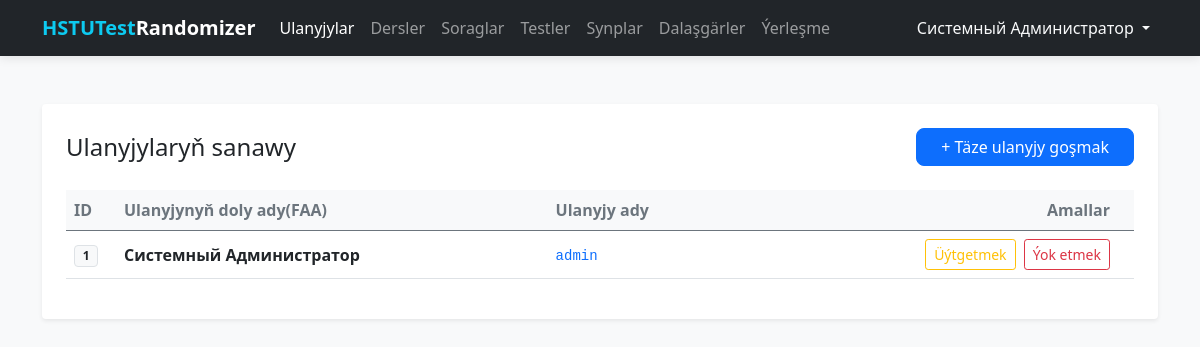
Before: /users/ (signed in) with the older database file.
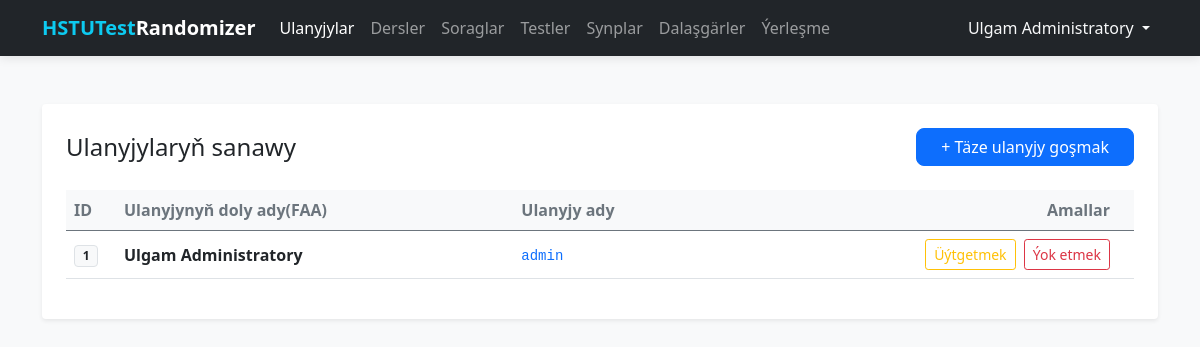
After: the same page with the newer database file.
### tables this page shows
CREATE TABLE users (
    id INTEGER PRIMARY KEY AUTOINCREMENT,
    full_name TEXT NOT NULL,
    username TEXT UNIQUE NOT NULL,
    password TEXT NOT NULL
);

### routes/users.py (the view)
@users_bp.route('/')
@login_required
def index():
    db = get_db_connection()
    users = db.execute('SELECT id, full_name, username FROM users').fetchall()
    db.close()
    return render_template('users/list.html', users=users)

### database.py (called while the page is built)
def get_db_connection():
    conn = sqlite3.connect(DATABASE)
    conn.row_factory = sqlite3.Row
    return conn

### templates/users/list.html (shortened to what this page needs)
{% extends 'base.html' %}
{% block content %}
<div class="main-card shadow-sm p-4 bg-white rounded">
    <div class="d-flex justify-content-between align-items-center mb-4">
        <h2 class="h4 mb-0">Ulanyjylaryň sanawy</h2>
        <a href="{{ url_for('users.create') }}" class="btn btn-primary px-4">
             + Täze ulanyjy goşmak
        </a>
    </div>
    <div class="table-responsive">
        <table class="table table-hover align-middle">
            <thead class="table-light text-secondary">
                <tr>
                    <th style="width: 50px;">ID</th>
                    <th>Ulanyjynyň doly ady(FAA)</th>
                    <th>Ulanyjy ady</th>
                    <th class="text-end px-4">Amallar</th>
                </tr>
            </thead>
            <tbody>
                {% for user in users %}
                <tr>
                    <td><span class="badge bg-light text-dark border">{{ user.id }}</span></td>
                    <td><strong>{{ user.full_name }}</strong></td>
                    <td><code class="text-primary">{{ user.username }}</code></td>
                    <td class="text-end px-4">
                        <a href="{{ url_for('users.edit', id=user.id) }}" class="btn btn-sm btn-outline-warning me-1">
                            Üýtgetmek
                        </a>
                        <form action="{{ url_for('users.delete', id=user.id) }}" method="POST" class="d-inline">
                            <button type="submit" class="btn btn-sm btn-outline-danger"
                                onclick="return confirm('Ulanyjyny ýok etmelimi?')">
                                Ýok etmek
                            </button>
                        </form>
                    </td>
                </tr>
                {% else %}
                <tr>
                    <td colspan="4" class="text-center py-4 text-muted">
                        Heniz ulanyjy ýok.
                    </td>
                </tr>
                {% endfor %}
            </tbody>
        </table>
    </div>
</div>
{% endblock %}

### templates/base.html (shortened to what this page needs)
<!DOCTYPE html>
<html lang="ru">
<head>
    <link rel="stylesheet" href="{{ url_for('static', filename='css/bootstrap.min.css') }}">
</head>
<body>
    <nav class="navbar navbar-expand-lg navbar-dark bg-dark">
        <div class="container">
            <a class="navbar-brand fw-bold" href="/">
                <span class="text-info">HSTUTest</span>Randomizer
            </a>
            <div class="collapse navbar-collapse" id="navbarNav">
                <ul class="navbar-nav me-auto">
                    {% if current_user.is_authenticated %}
                    <li class="nav-item">
                        <a class="nav-link {{ 'active' if request.endpoint == 'users.index' }}"
                            href="{{ url_for('users.index') }}">Ulanyjylar</a>
                    </li>
                    <li class="nav-item">
                        <a class="nav-link" href="{{ url_for('subjects.index') }}">Dersler</a>
                    </li>
                    <li class="nav-item">
                        <a class="nav-link" href="{{ url_for('questions.index') }}">Soraglar</a>
                    </li>
                    <li class="nav-item">
                        <a class="nav-link {{ 'active' if request.endpoint and request.endpoint.startswith('tests.') }}"
                            href="{{ url_for('tests.index') }}">Testler</a>
                    </li>
                    <li class="nav-item">
                        <a class="nav-link {{ 'active' if request.endpoint and request.endpoint.startswith('classrooms.') }}"
                            href="{{ url_for('classrooms.index') }}">Synplar</a>
                    </li>
                    <li class="nav-item">
                        <a class="nav-link {{ 'active' if request.endpoint and request.endpoint.startswith('students.') }}"
                            href="{{ url_for('students.index') }}">Dalaşgärler</a>
                    </li>
                    <li class="nav-item">
                        <a class="nav-link {{ 'active' if request.endpoint and request.endpoint.startswith('exam.') }}"
                            href="{{ url_for('exam.index') }}">Ýerleşme</a>
                    </li>
                    {% endif %}
                </ul>
                <ul class="navbar-nav">
                    {% if current_user.is_authenticated %}
                    <li class="nav-item dropdown">
                        <a class="nav-link dropdown-toggle text-light" href="#" id="userDropdown" role="button"
                            data-bs-toggle="dropdown">
                            {{ current_user.full_name }}
                        </a>
                    </li>
                    {% else %}
                    <li class="nav-item">
                        <a class="nav-link" href="{{ url_for('auth.login') }}">Ulgama girmek</a>
                    </li>
                    {% endif %}
                </ul>
            </div>
        </div>
    </nav>
    <div class="container">
        {% block content %}{% endblock %}
    </div>
</body>
</html>

Changed rows visible on the page:
changed users "admin": full_name "Системный Администратор" → "Ulgam Administratory"
